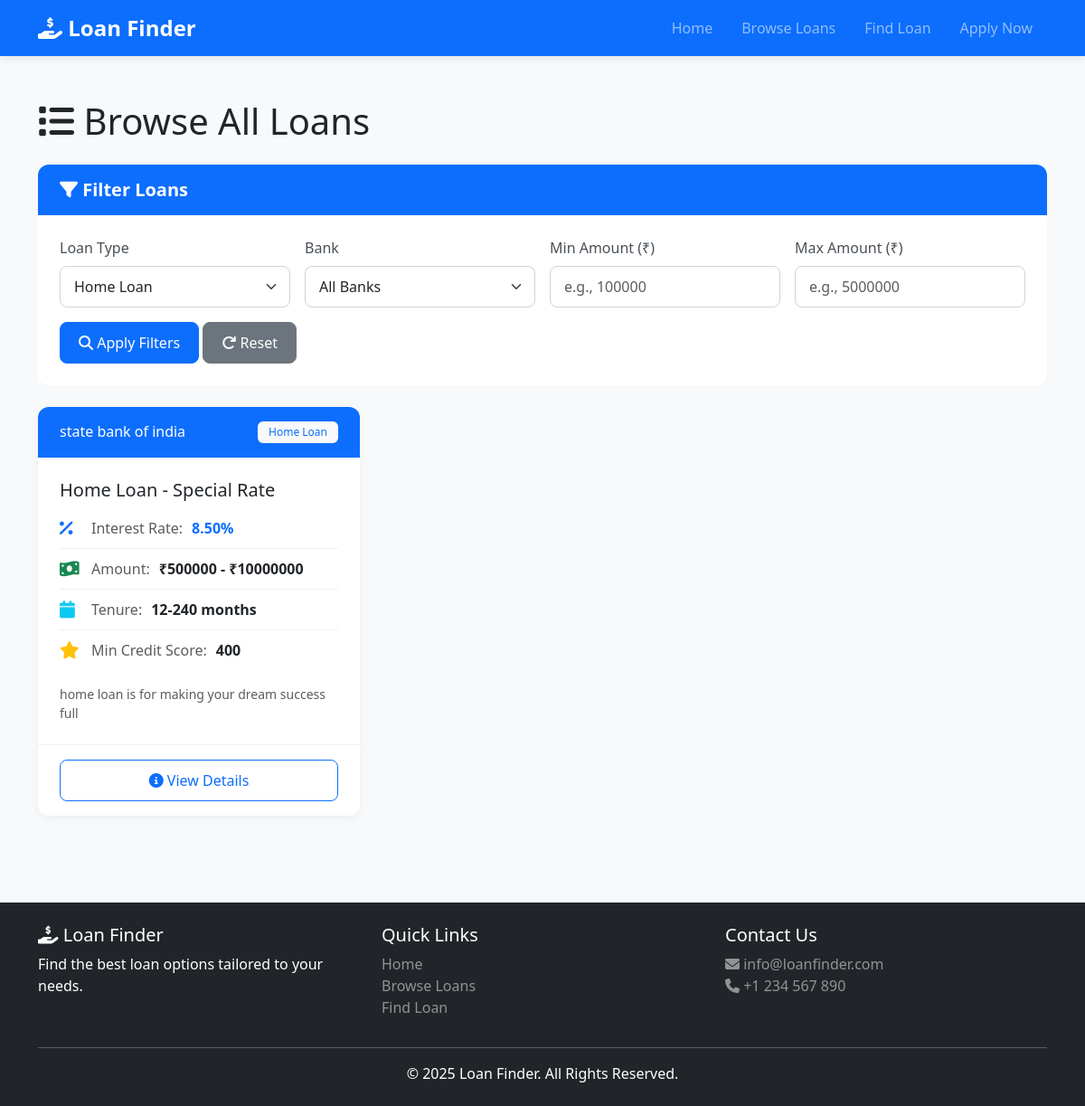
/loans/?loan_type=home, run on the app's committed database.
### loans/models.py (models this page shows, shortened)
class Loan(models.Model):
    LOAN_TYPES = [
        ('home', 'Home Loan'),
        ('education', 'Education Loan'),
        ('personal', 'Personal Loan'),
        ('car', 'Car Loan'),
        ('business', 'Business Loan'),
    ]
    bank = models.ForeignKey(Bank, on_delete=models.CASCADE, related_name='loans')
    loan_type = models.CharField(max_length=20, choices=LOAN_TYPES)
    loan_name = models.CharField(max_length=200)
    interest_rate = models.DecimalField(max_digits=5, decimal_places=2, validators=[MinValueValidator(0)])
    min_amount = models.DecimalField(max_digits=12, decimal_places=2, validators=[MinValueValidator(0)])
    max_amount = models.DecimalField(max_digits=12, decimal_places=2, validators=[MinValueValidator(0)])
    min_tenure_months = models.IntegerField(validators=[MinValueValidator(1)])
    max_tenure_months = models.IntegerField(validators=[MinValueValidator(1)])
    min_credit_score = models.IntegerField(validators=[MinValueValidator(300), MaxValueValidator(900)])
    processing_fee = models.DecimalField(max_digits=5, decimal_places=2, help_text="Percentage")
    description = models.TextField()
    features = models.TextField(help_text="Comma-separated features")
    created_at = models.DateTimeField(auto_now_add=True)
    updated_at = models.DateTimeField(auto_now=True)
    class Meta:
        ordering = ['interest_rate', 'bank__name']

class Bank(models.Model):
    name = models.CharField(max_length=200)
    logo = models.URLField(blank=True, null=True)
    description = models.TextField(blank=True)
    class Meta:
        ordering = ['name']

### loans/views.py (the view)
# urls.py: path('loans/', views.loan_list, name='loan_list'),
def loan_list(request):
    loans = Loan.objects.all()
    loan_type = request.GET.get('loan_type')
    min_amount = request.GET.get('min_amount')
    max_amount = request.GET.get('max_amount')
    bank_id = request.GET.get('bank')
    if loan_type:
        loans = loans.filter(loan_type=loan_type)
    if min_amount:
        loans = loans.filter(max_amount__gte=min_amount)
    if max_amount:
        loans = loans.filter(min_amount__lte=max_amount)
    if bank_id:
        loans = loans.filter(bank_id=bank_id)
    banks = Bank.objects.all()
    loan_types = Loan.LOAN_TYPES
    context = {
        'loans': loans,
        'banks': banks,
        'loan_types': loan_types,
        'selected_type': loan_type,
        'selected_bank': bank_id,
    }
    return render(request, 'loans/loan_list.html', context)

### loans/templates/loans/loan_list.html (shortened to what this page needs)
{% extends 'loans/base.html' %}
{% block content %}
<div class="container py-5">
    <h1 class="mb-4"><i class="fas fa-list"></i> Browse All Loans</h1>
    <div class="card mb-4">
        <div class="card-header bg-primary text-white">
            <h5 class="mb-0"><i class="fas fa-filter"></i> Filter Loans</h5>
        </div>
        <div class="card-body">
            <form method="GET" action="{% url 'loan_list' %}" id="filterForm">
                <div class="row g-3">
                    <div class="col-md-3">
                        <label class="form-label">Loan Type</label>
                        <select name="loan_type" class="form-select">
                            {% for code, name in loan_types %}
                            <option value="{{ code }}" {% if selected_type == code %}selected{% endif %}>
                                {{ name }}
                            </option>
                            {% endfor %}
                        </select>
                    </div>
                    <div class="col-md-3">
                        <label class="form-label">Bank</label>
                        <select name="bank" class="form-select">
                            <option value="">All Banks</option>
                        </select>
                    </div>
                    <div class="col-md-3">
                        <label class="form-label">Min Amount (₹)</label>
                        <input type="number" name="min_amount" class="form-control" placeholder="e.g., 100000">
                    </div>
                    <div class="col-md-3">
                        <label class="form-label">Max Amount (₹)</label>
                        <input type="number" name="max_amount" class="form-control" placeholder="e.g., 5000000">
                    </div>
                </div>
                <div class="mt-3">
                    <button type="submit" class="btn btn-primary">
                        <i class="fas fa-search"></i> Apply Filters
                    </button>
                    <a href="{% url 'loan_list' %}" class="btn btn-secondary">
                        <i class="fas fa-redo"></i> Reset
                    </a>
                </div>
            </form>
        </div>
    </div>
    <div class="row g-4">
        {% for loan in loans %}
        <div class="col-md-6 col-lg-4">
            <div class="card loan-card h-100">
                <div class="card-header bg-primary text-white d-flex justify-content-between align-items-center">
                    <h6 class="mb-0">{{ loan.bank.name }}</h6>
                    <span class="badge bg-light text-primary">{{ loan.get_loan_type_display }}</span>
                </div>
                <div class="card-body">
                    <h5 class="card-title">{{ loan.loan_name }}</h5>
                    <div class="loan-info mb-3">
                        <div class="info-item">
                            <i class="fas fa-percent text-primary"></i>
                            <span class="text-muted">Interest Rate:</span>
                            <strong class="text-primary">{{ loan.interest_rate }}%</strong>
                        </div>
                        <div class="info-item">
                            <i class="fas fa-money-bill-wave text-success"></i>
                            <span class="text-muted">Amount:</span>
                            <strong>₹{{ loan.min_amount|floatformat:0 }} - ₹{{ loan.max_amount|floatformat:0 }}</strong>
                        </div>
                        <div class="info-item">
                            <i class="fas fa-calendar text-info"></i>
                            <span class="text-muted">Tenure:</span>
                            <strong>{{ loan.min_tenure_months }}-{{ loan.max_tenure_months }} months</strong>
                        </div>
                        <div class="info-item">
                            <i class="fas fa-star text-warning"></i>
                            <span class="text-muted">Min Credit Score:</span>
                            <strong>{{ loan.min_credit_score }}</strong>
                        </div>
                    </div>
                    <p class="card-text text-muted small">{{ loan.description|truncatewords:20 }}</p>
                </div>
                <div class="card-footer bg-white">
                    <a href="{% url 'loan_detail' loan.pk %}" class="btn btn-outline-primary w-100">
                        <i class="fas fa-info-circle"></i> View Details
                    </a>
                </div>
            </div>
        </div>
        {% endfor %}
    </div>
</div>
{% endblock %}

### loans/static/css/style.css (style rules this page uses)
:root { --primary-color: #0d6efd; --secondary-color: #6c757d; --success-color: #198754; --info-color: #0dcaf0; --warning-color: #ffc107; --danger-color: #dc3545; }
body { font-family: 'Segoe UI', Tahoma, Geneva, Verdana, sans-serif; background-color: #f8f9fa; }
.loan-card { transition: all 0.3s ease; border: none; box-shadow: 0 2px 10px rgba(0,0,0,0.05); }
.loan-card .card-header { font-weight: 600; }
.info-item { display: flex; align-items: center; gap: 10px; padding: 10px 0; border-bottom: 1px solid #f0f0f0; }
.info-item:last-child { border-bottom: none; }
.info-item i { font-size: 1.2rem; width: 25px; }
.card-header h5 { font-weight: 600; }
.btn { padding: 10px 20px; font-weight: 500; border-radius: 8px; transition: all 0.3s ease; }
.form-control, .form-select { border-radius: 8px; border: 1px solid #ced4da; padding: 10px 15px; }
.form-label { font-weight: 500; margin-bottom: 8px; color: #495057; }
.badge { padding: 6px 12px; font-weight: 500; border-radius: 6px; }
.loan-card, .loan-type-card { animation: fadeIn 0.5s ease-out; }
.card { border: none; border-radius: 12px; overflow: hidden; }
.card-header { border-bottom: none; padding: 1rem 1.5rem; }
.card-body { padding: 1.5rem; }
.card-footer { padding: 1rem 1.5rem; border-top: 1px solid rgba(0,0,0,0.05); }
.fade-in-up { animation: fadeInUp 0.6s ease-out; }

### data on the page
Loan: bank.name "state bank of india", loan_type "Home Loan", loan_name "Home Loan - Special Rate", interest_rate "8.50", min_amount "500000", max_amount "10000000", min_tenure_months "12", max_tenure_months "240", min_credit_score "400", description "home loan is for making your dream success full"

### other printed values
form field loan_type "Home Loan"
